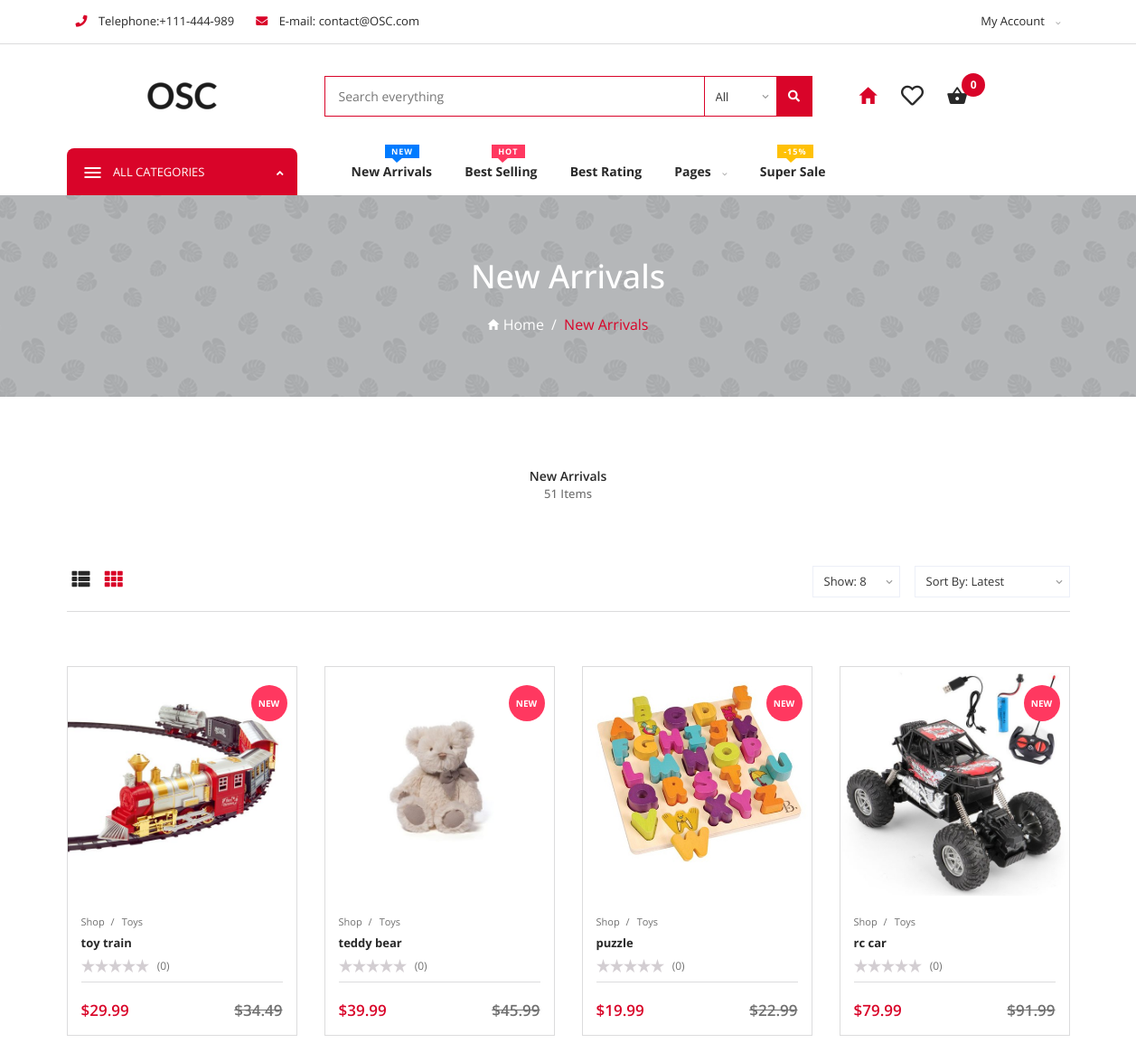
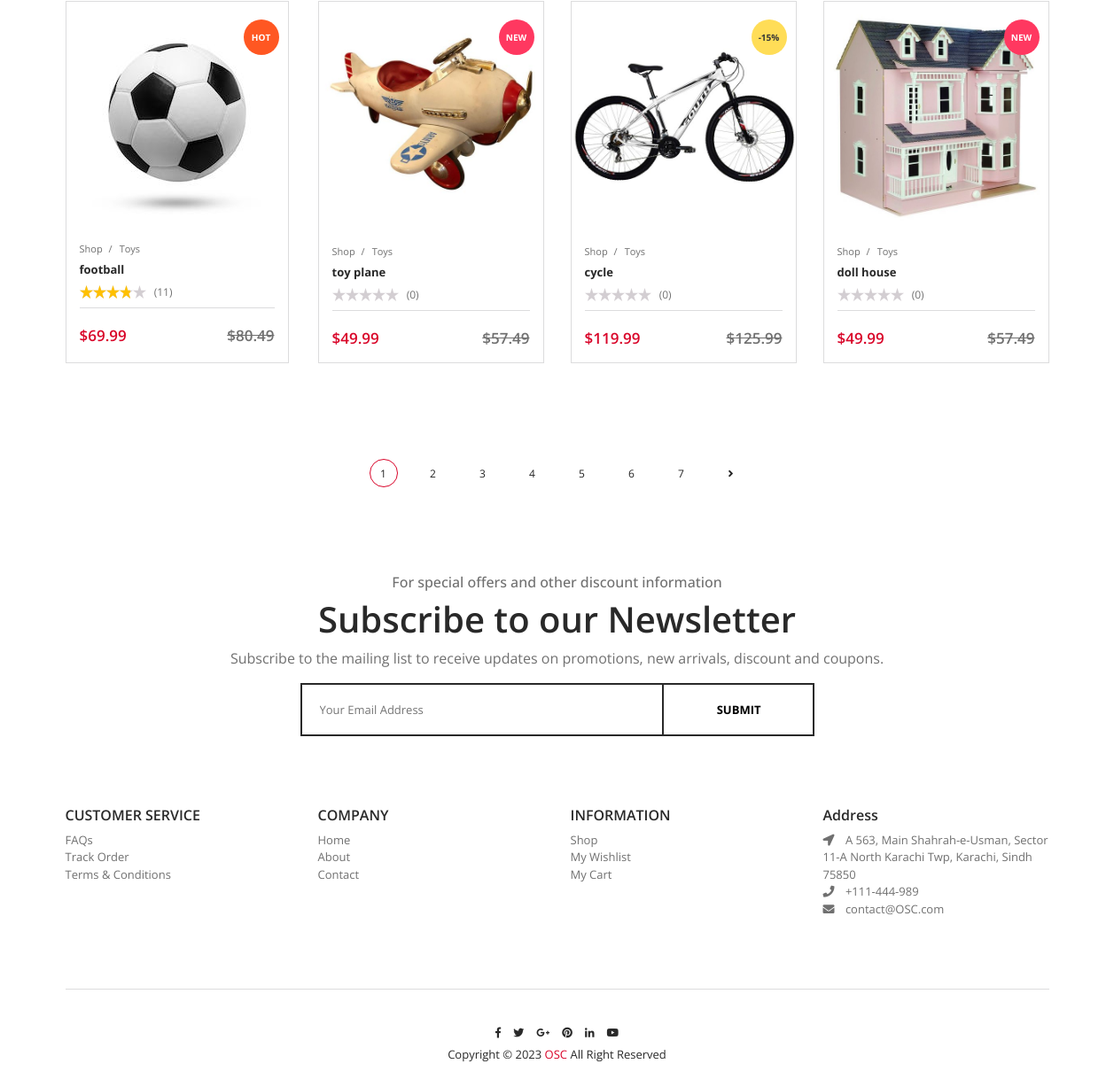
The page /deals.php on the database its author committed (2 pictures, top to bottom).
### tables this page shows
CREATE TABLE `products` (
  `product_id` int(10) NOT NULL,
  `product_name` varchar(100) NOT NULL,
  `product_description` varchar(1000) NOT NULL,
  `product_category` varchar(50) NOT NULL,
  `product_rating` decimal(3,2) NOT NULL DEFAULT 0.00,
  `product_review_count` int(10) NOT NULL DEFAULT 0,
  `product_price` decimal(65,2) NOT NULL,
  `product_stock` int(10) NOT NULL DEFAULT 1,
  `product_sold` int(10) NOT NULL DEFAULT 0,
  `product_image` varchar(255) NOT NULL,
  `product_timestamp` timestamp NOT NULL DEFAULT current_timestamp()
);

### public/deals.php (the view, shortened to what this page needs)
<?php
include "include/dbconfig.php";
?>
<!DOCTYPE html>
<html lang="en">
<?php
$product_count = mysqli_fetch_column(mysqli_query($connect, "SELECT COUNT(`product_id`) FROM `products`"));
$orderby = isset($_GET["orderby"]) ? $_GET["orderby"] : "Latest";
$limit =  isset($_GET["limit"]) ? $_GET["limit"] : 8;
$page = isset($_GET["page"]) ? $_GET["page"] : 0;
$offset = $limit * $page;
switch ($orderby) {
    case 'Latest':
        $orderquerry = "SELECT * FROM `products` ORDER BY `product_timestamp` DESC LIMIT $limit OFFSET $offset;";
        break;
}
switch ($orderby) {
    case 'Latest':
        $page_title = "New Arrivals | OSC - OnlineShoppingCart";
        break;
}
include "include/head.php";
?>
<body>
    <div id="app">
        <?php include "include/navbar.php" ?>
        <div class="page-style-a">
            <div class="container">
                <div class="page-intro">
                    <h2><?php echo trim($page_title, " | OSC - OnlineShoppingCart") ?></h2>
                    <ul class="bread-crumb">
                        <li class="has-separator">
                            <i class="ion ion-md-home"></i>
                            <a href="index.php">Home</a>
                        </li>
                        <li class="is-marked">
                            <a href="deals.php?orderby=<?php echo $orderby ?>"><?php echo trim($page_title, " | OSC - OnlineShoppingCart") ?></a>
                        </li>
                    </ul>
                </div>
            </div>
        </div>
        <div class="page-deal u-s-p-t-80">
            <div class="container">
                <div class="deal-page-wrapper">
                    <h1 class="deal-heading"><?php echo trim($page_title, " | OSC - OnlineShoppingCart") ?></h1>
                    <h6 class="deal-has-total-items"><?php echo $product_count ?> Items</h6>
                </div>
                <div class="page-bar clearfix">
                    <div class="shop-settings">
                        <a id="list-anchor">
                            <i class="fas fa-th-list"></i>
                        </a>
                        <a id="grid-anchor" class="active">
                            <i class="fas fa-th"></i>
                        </a>
                    </div>
                    <form action="deals.php" id="orderbyform" method="get">
                        <div class="toolbar-sorter">
                            <div class="select-box-wrapper">
                                <select name="orderby" onchange="document.getElementById('orderbyform').submit();" class="select-box" id="sort-by">
                                    <option <?php echo $orderby == "Latest" ? 'selected="selected"' : ''; ?> value="Latest">Sort By: Latest</option>
                                </select>
                            </div>
                        </div>
                        <div class="toolbar-sorter-2">
                            <div class="select-box-wrapper">
                                <select name="limit" onchange="document.getElementById('orderbyform').submit();" class="select-box" id="show-records">
                                    <option <?php echo $limit == "8" ? 'selected="selected"' : ''; ?> value="8">Show: 8</option>
                                </select>
                            </div>
                        </div>
                    </form>
                </div>
                <div class="row product-container grid-style">
                    <?php
                    $product_select = mysqli_query($connect, $orderquerry);
                    if (mysqli_num_rows($product_select) > 0) {
                        while ($row = mysqli_fetch_assoc($product_select)) { ?>
                            <div class="product-item col-lg-3 col-md-6 col-sm-6">
                                <div class="item">
                                    <div class="image-container">
                                        <a class="item-img-wrapper-link" href="product.php?product_id=<?php echo $row["product_id"] ?>">
                                            <img class="img-fluid" src="uploads/products/<?php echo $row["product_image"] ?>" alt="Product">
                                        </a>
                                    </div>
                                    <div class="item-content">
                                        <div class="what-product-is">
                                            <ul class="bread-crumb">
                                                <li class="has-separator">
                                                    <a href="shop.php">Shop</a>
                                                </li>
                                                <li>
                                                    <a href="shop.php?category=<?php echo $row["product_category"] ?>"><?php echo $row["product_category"] ?></a>
                                                </li>
                                            </ul>
                                            <h6 class="item-title">
                                                <a href="product.php?product_id=<?php echo $row["product_id"] ?>"><?php echo $row["product_name"] ?></a>
                                            </h6>
                                            <div class="item-stars">
                                                <div class='star' title="<?php echo $row["product_rating"] ?> out of 5 - based on <?php echo $row["product_review_count"] ?> Reviews">
                                                    <span style='width:calc(15px *<?php echo $row["product_rating"] ?>)'></span>
                                                </div>
                                                <span>(<?php echo $row["product_review_count"] ?>)</span>
                                            </div>
                                        </div>
                                        <div class="price-template">
                                            <div class="item-new-price">
                                                $<?php echo $row["product_price"] ?>
                                            </div>
                                            <div class="item-old-price">
                                                $<?php
                                                    $old_price = round($row["product_price"] + (($row["product_price"] / 100) * ($row["product_price"] > 100 ? 5 : 15)), 2);
                                                    echo $old_price ?>
                                            </div>
                                        </div>
                                    </div>
                                    <?php
                                    if ($row["product_price"] > 100) {
                                        echo
                                        '<div class="tag discount">
                                            <span>-15%</span>
                                        </div>';
                                    } elseif ($row["product_sold"] > 25) {
                                        echo
                                        '<div class="tag hot">
                                            <span>HOT</span>
                                        </div>';
                                    } else {
                                        echo
                                        '<div class="tag new">
                                            <span>NEW</span>
                                        </div>';
                                    } ?>
                                </div>
                            </div>
                        <?php
                        }
                    } ?>
                </div>
                <div class="pagination-area">
                    <div class="pagination-number">
                        <ul>
                            <?php
                            $product_pages = ceil($product_count / $limit);
                            $str = preg_replace("/&page=$page/", "", $_SERVER['QUERY_STRING']);
                            for ($i = 0; $i < $product_pages; $i++) {
                                $c = ($page == $i ? "class='active'" : "");
                                $p = $i + 1;
                                echo
                                "<li $c>
                                    <a href='deals.php?$str&page=$i'>$p</a>
                                </li>";
                            }
                            if ($page < $product_pages - 1) {
                                $page++;
                                echo
                                "<li>
                                    <a href='deals.php?$str&page=$page' title='Next'>
                                        <i class='fa fa-angle-right'></i>
                                    </a>
                                </li>";
                            } ?>
                        </ul>
                    </div>
                </div>
            </div>
        </div>
        <?php include "include/footer.php"; ?>
    </div>
</body>

### public/include/css/utility.css (style rules this page uses)
.u-s-p-t-80 { padding-top: 80px; }

### rows shown on the page
products: product_image (picture), product_category "Toys", product_name "toy train", product_review_count "0", product_price "29.99", product_price "34.49", product_sold "NEW"
products: product_image (picture), product_category "Toys", product_name "teddy bear", product_review_count "0", product_price "39.99", product_price "45.99", product_sold "NEW"
products: product_image (picture), product_category "Toys", product_name "puzzle", product_review_count "0", product_price "19.99", product_price "22.99", product_sold "NEW"
products: product_image (picture), product_category "Toys", product_name "rc car", product_review_count "0", product_price "79.99", product_price "91.99", product_sold "NEW"
products: product_image (picture), product_category "Toys", product_name "football", product_review_count "11", product_price "69.99", product_price "80.49", product_sold "HOT"
products: product_image (picture), product_category "Toys", product_name "toy plane", product_review_count "0", product_price "49.99", product_price "57.49", product_sold "NEW"
products: product_image (picture), product_category "Toys", product_name "cycle", product_review_count "0", product_price "119.99", product_price "125.99", shows "-15%"
products: product_image (picture), product_category "Toys", product_name "doll house", product_review_count "0", product_price "49.99", product_price "57.49", product_sold "NEW"

### other values the page prints
$cart_number "0"
$page_title "New Arrivals"
$product_count "51"
$p "1"
$p "2"
$p "3"
$p "4"
$p "5"
$p "6"
$p "7"
